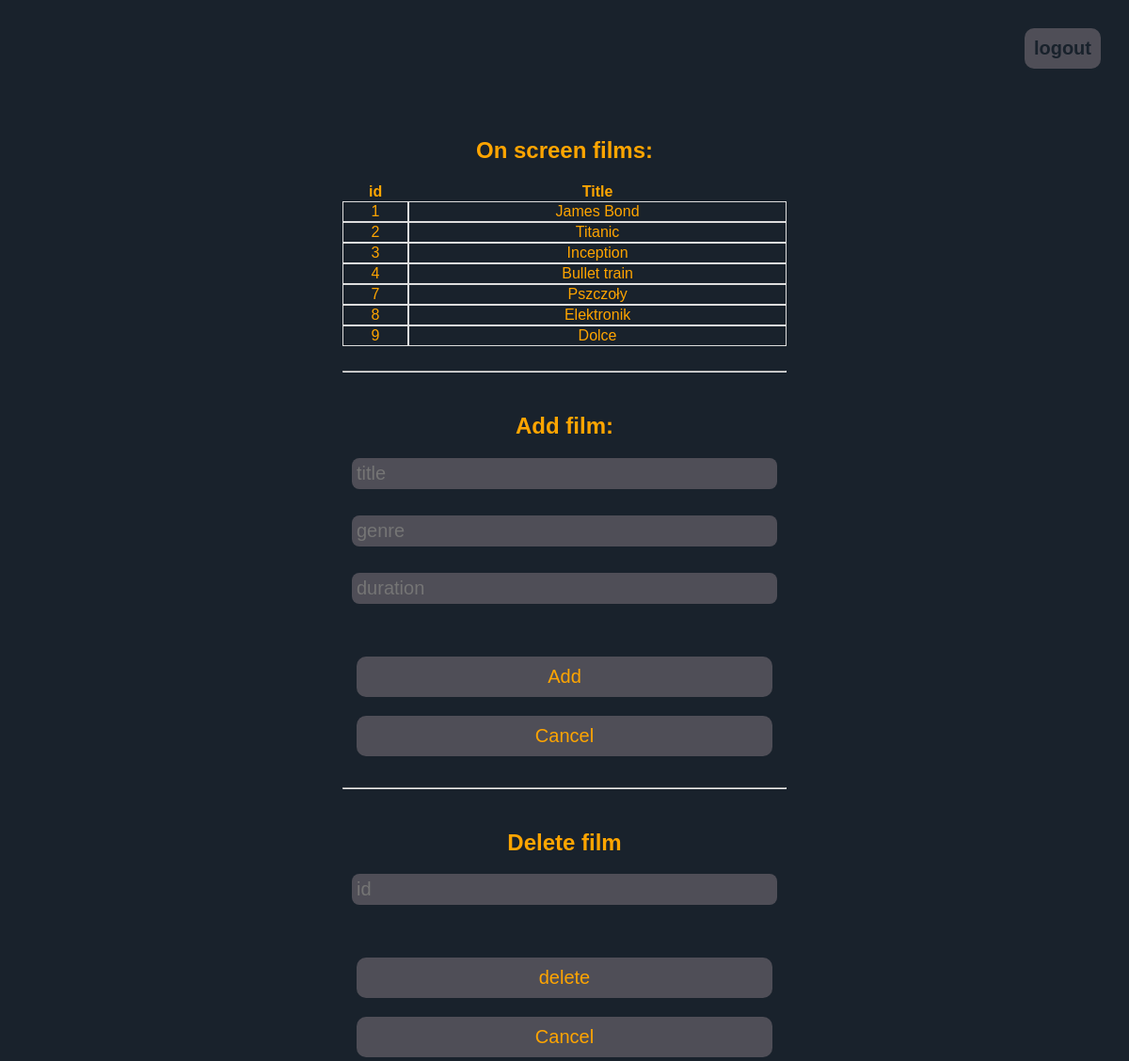
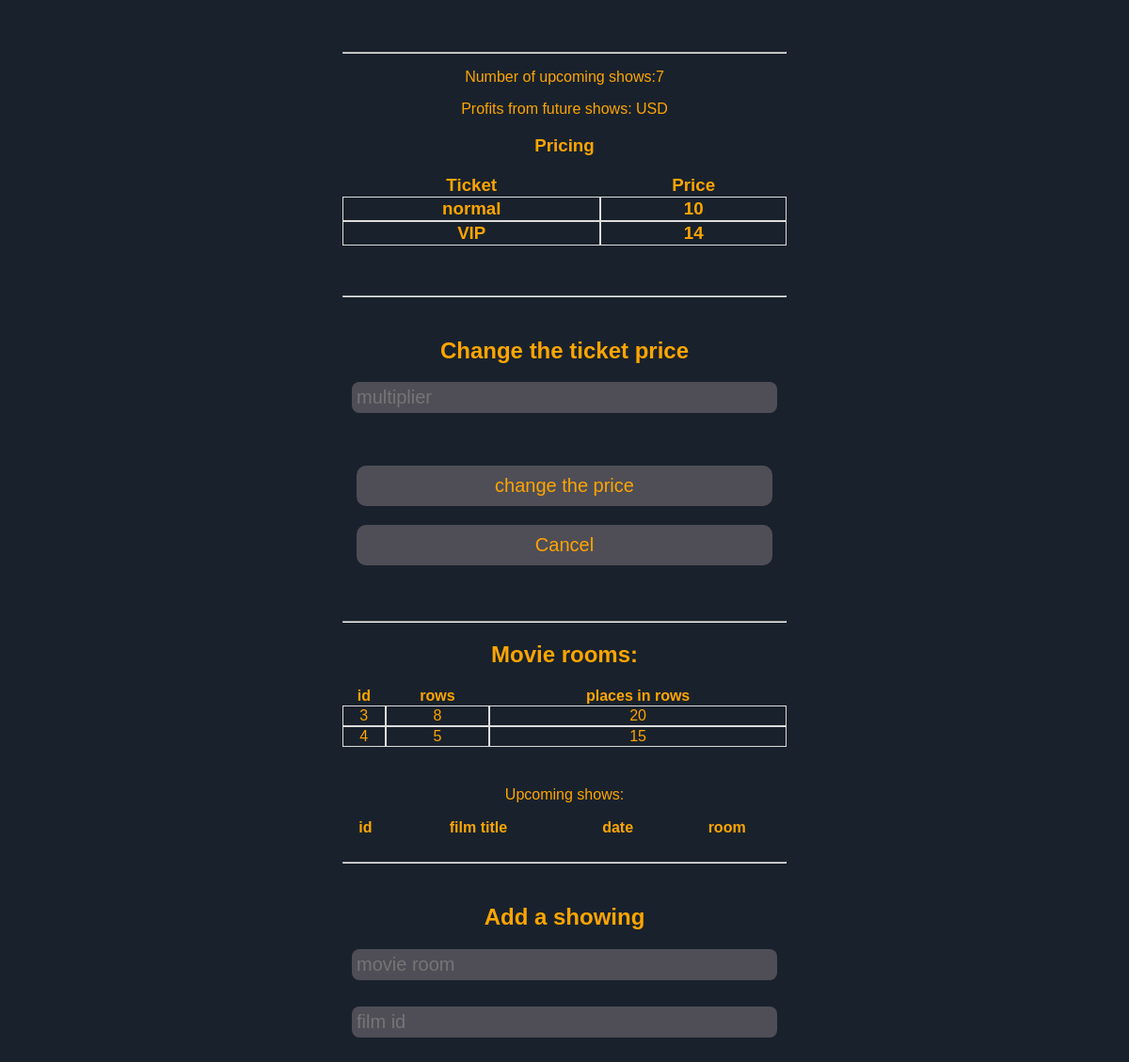
Page /templates/admin_loged.php (signed in, upper part) on the earlier database version (2 pictures, top to bottom).
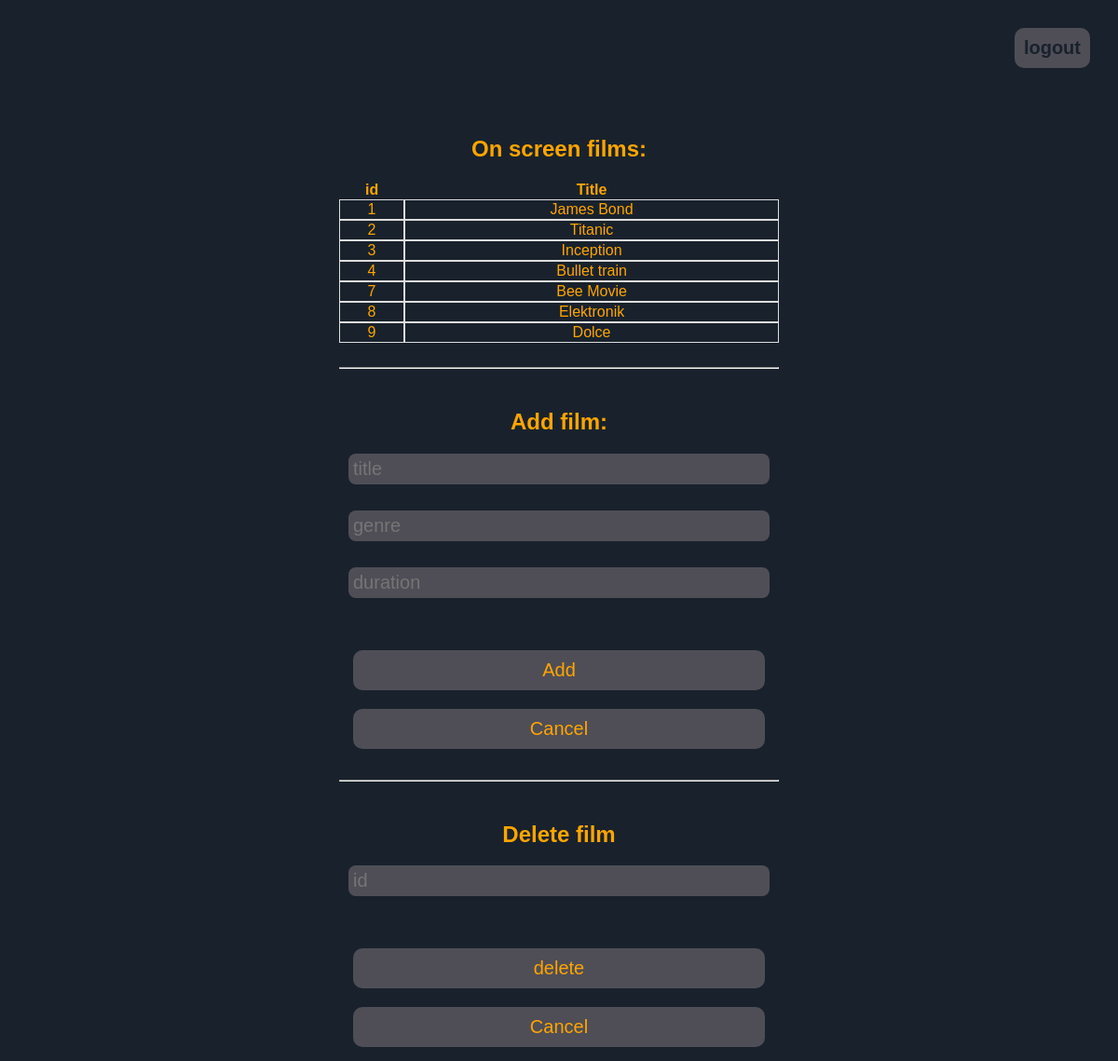
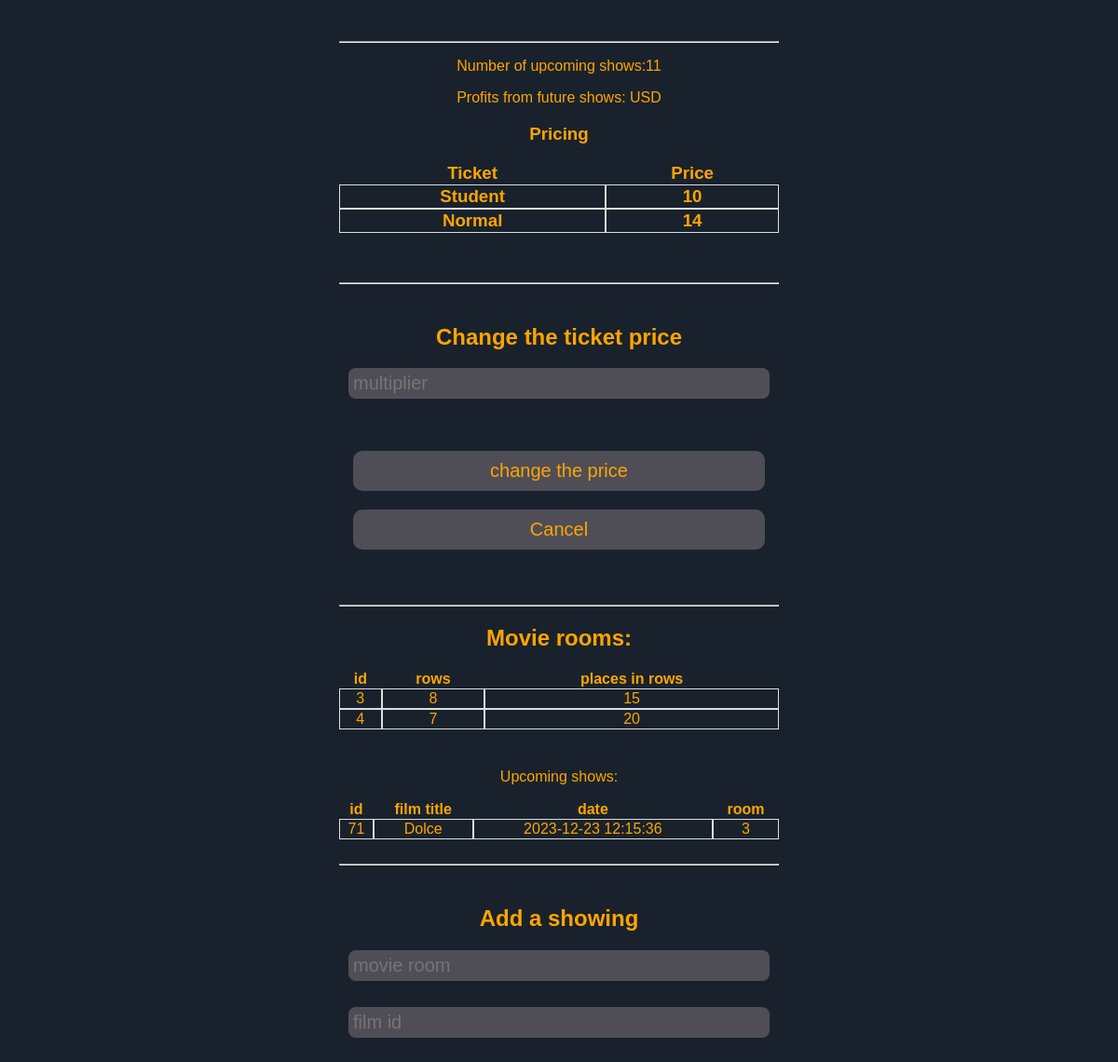
Same page on the later database version (2 pictures, top to bottom).
### tables this page shows
CREATE TABLE `film` (
  `id` int(11) NOT NULL,
  `description` text NOT NULL,
  `title` text NOT NULL,
  `genre` text NOT NULL,
  `duration` text NOT NULL,
  `age` int(11) NOT NULL
);

CREATE TABLE `ticket` (
  `id` int(11) NOT NULL,
  `price` int(11) NOT NULL,
  `type` text NOT NULL
);

CREATE TABLE `movie_room` (
  `id` int(11) NOT NULL,
  `rows` int(11) NOT NULL,
  `places_in_row` int(11) NOT NULL
);

CREATE TABLE `showing` (
  `id` int(11) NOT NULL,
  `movie_room_id` int(11) NOT NULL,
  `film_id` int(11) NOT NULL,
  `date` datetime NOT NULL,
  `language` text NOT NULL
);

### templates/admin_loged.php (the view, shortened to what the changed rows need)
<!DOCTYPE html>
<head>
    <link rel="stylesheet" href="../styles/style.css">
</head>
<body>
    <div id="bg_admin">
        <div class="admin_box">
            <div>
                <?php
                $c = mysqli_connect("localhost", "root", "", "cinema_db");
                $query = "SELECT id, title from film";
                $result = mysqli_query($c, $query);
                echo '<h2>On screen films:</h2>';
                echo '<table><tr><th>id</th><th>Title</th></tr>';
                while ($row = mysqli_fetch_array($result)) {
                    echo '<tr><td>' . $row[0] . '</td><td>' . $row[1] . '</td></tr>';
                }
                echo '</table></div><div>';
                ?>
                <br><hr>
                <form class = "adminForm" method="POST" action="">
                    <h2>Add film:</h2>
                    <input type="text" placeholder="title" name="title" required><br>
                    <input type="text" placeholder="genre" name="genre" required><br>
                    <input type="number" placeholder="duration" name="duration" required><br>
                    <br>
                </form>
                <form class = "adminForm" method="POST" action="">
                    <h2>Delete film</h2>
                    <input type="text" placeholder="id" name="delete" required><br>
                    <br>
                </form>
                </div>
            </div>
            <div class="admin_box">
                <?php
                $query = "SELECT count(id) from showing";
                $result = mysqli_query($c, $query);
                echo '<hr><p>Number of upcoming shows:';
                while ($row = mysqli_fetch_array($result)) {
                    echo $row[0];
                }
                $query = "SELECT (SELECT price FROM ticket WHERE type = 'Normal') * SUM(normal_ticket_quantity) + (SELECT price FROM ticket WHERE type = 'Student') * SUM(student_ticket_quantity) AS profit FROM orders WHERE orders.status = '2'";
                $result = mysqli_query($c, $query);
                echo '</p><p>Profits from future shows:';
                while ($row = mysqli_fetch_array($result)) {
                    echo $row[0] . ' USD';
                }
                $query = "SELECT * FROM `ticket`";
                $result = mysqli_query($c, $query);
                echo '<h3 style:"text-align: center;">Pricing<h3>';
                echo '<table id="pricing_table"><tr><th>Ticket</th><th>Price</th></tr>';
                while ($row = mysqli_fetch_array($result)) {
                    echo '<tr><td>' . $row[2] . '</td><td>' . $row[1] . '</td></tr>';
                }
                echo '</table>';
                ?>
            </div>
            <div class="admin_box">
                <form class = "adminForm" method="POST" action="">
                    <h2>Change the ticket price</h2>
                    <input type="float" placeholder="multiplier" name="multiplier" required><br>
                    <br>
                </form>
            </div>
            <div class="admin_box">
                <?php
                $c = mysqli_connect("localhost", "root", "", "cinema_db");
                $query = "SELECT * from movie_room";
                $result = mysqli_query($c, $query);
                echo '<hr><h2>Movie rooms:</h2>';
                echo '<table><tr><th>id</th><th>rows</th><th>places in rows</th></tr>';
                while ($row = mysqli_fetch_array($result)) {
                    echo '<tr><td>' . $row[0] . '</td><td>' . $row[1] . '</td><td>' . $row[2] . '</td></tr>';
                }
                echo '</table></div>';
                ?>
        <div class="admin_box">
            <div>
                <?php
                $c = mysqli_connect("localhost", "root", "", "cinema_db");
                $query = "SELECT showing.id, film.title, showing.date, movie_room.id FROM `showing` join movie_room ON showing.movie_room_id = movie_room.id JOIN film on film.id = showing.film_id WHERE showing.date >= '" . date('Y-m-d') . " 00:00:00' ORDER BY showing.date";
                $result = mysqli_query($c, $query);
                echo '<table><tr><th>id</th><th>film title</th><th>date</th><th>room</th></tr>';
                while ($row = mysqli_fetch_array($result)) {
                    echo '<tr><td>' . $row[0] . '</td><td>' . $row[1] . '</td><td>' . $row[2] . '</td><td>' . $row[3] . '</td></tr>';
                }
                echo '</table></div><div>';
                ?>
                <br><hr>
                <form class = "adminForm" method="POST" action="">
                    <h2>Add a showing</h2>
                    <input type="number" placeholder="movie room" name="room" required><br>
                    <input type="number" placeholder="film id" name="film_id" required><br>
                    <input type="datetime-local" name="date" required><br>
                    <input type="text" placeholder="language" name="language" required><br>
                    <br>
                </form>
                </div>
            </div>
            </div>
</body>
</html>

Differences in the rows shown:
changed film id 7: title "Pszczoły" → "Bee Movie"
changed ticket: type "normal" → "Student"
changed ticket: type "VIP" → "Normal"
changed movie_room id 3: places_in_row "20" → "15"
changed movie_room id 4: rows "5" → "7"; places_in_row "15" → "20"
now on this page (row edited): showing: id "71", film.title "Dolce", date "2023-12-23 12:15:36", movie_room "3"
Other differences:
new list line: "11"
list line gone: "7"
